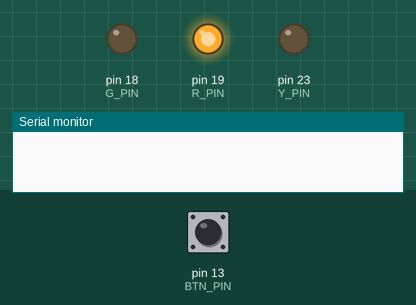
The sketch below on a simulated Arduino Mega 2560, built with avr-gcc and run on an emulated ATmega2560. Parts: output pins drawn as LEDs (lit = HIGH), the last lines printed to the serial monitor. The inputs (shaded band) are chosen by the test bench; at power-on: pin 13 (BTN_PIN) HIGH.

Above: at 1.2 s.
1.3 s: pin 13 (BTN_PIN) pulled LOW for 0.15 s
4.4 s: pin 13 (BTN_PIN) pulled LOW for 1 s
At 5.4 s:
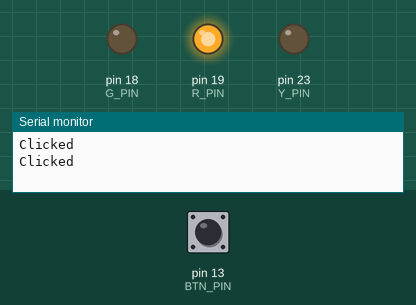
8.4 s: pin 13 (BTN_PIN) pulled LOW for 3.2 s
At 14.8 s:
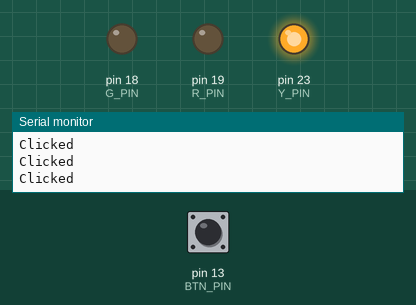
Timing chart, 0 to 23.6 s (numbered marks = the images above; inputs shaded):
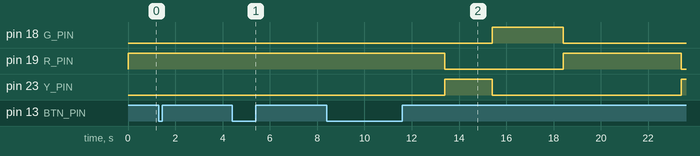

Measured:
- after the input at 4.4 s, pin 18 (G_PIN): stays LOW (without the input it goes to HIGH after 3.9 s); pin 19 (R_PIN): stays HIGH (without the input it goes to LOW after 1.9 s); pin 23 (Y_PIN): stays LOW (without the input it goes to HIGH after 1.9 s)

The sketch:

traffic_light.ino
```cpp
#define BTN_PIN 13
#define G_PIN 18
#define Y_PIN 23
#define R_PIN 19
#define NUM_LEDS 25

char color;
int wait;
int btn_prev;

void setup() {
  pinMode(R_PIN, OUTPUT);
  pinMode(G_PIN, OUTPUT);
  pinMode(Y_PIN, OUTPUT);
  pinMode(BTN_PIN, INPUT_PULLUP);
  btn_prev = digitalRead(BTN_PIN);
  Serial.begin(115200);

  color = 'R';
  wait = 5000;
  digitalWrite(R_PIN, HIGH);
}

void loop() {
  detectClick();

  if (wait <= 0) {
    changeLight();
  }

  wait -= 100;
  delay(100);
}


void detectClick() {
  int a = digitalRead(BTN_PIN);
  if (a == LOW && btn_prev == HIGH) {
    Serial.println("Clicked");
    color = 'R';
    wait = 5000;
    digitalWrite(R_PIN, LOW);
    digitalWrite(G_PIN, LOW);
    digitalWrite(Y_PIN, LOW);
    digitalWrite(R_PIN, HIGH);
  }
  btn_prev = a;
}

void changeLight() {
  if (color == 'R') {
    color = 'Y';
    wait = 2000;
    digitalWrite(R_PIN, LOW);
    digitalWrite(Y_PIN, HIGH);
  } else if (color == 'Y') {
    color = 'G';
    wait = 3000;
    digitalWrite(Y_PIN, LOW);
    digitalWrite(G_PIN, HIGH);
  } else if (color == 'G') {
    color = 'R';
    wait = 5000;
    digitalWrite(G_PIN, LOW);
    digitalWrite(R_PIN, HIGH);
  }
}
```
